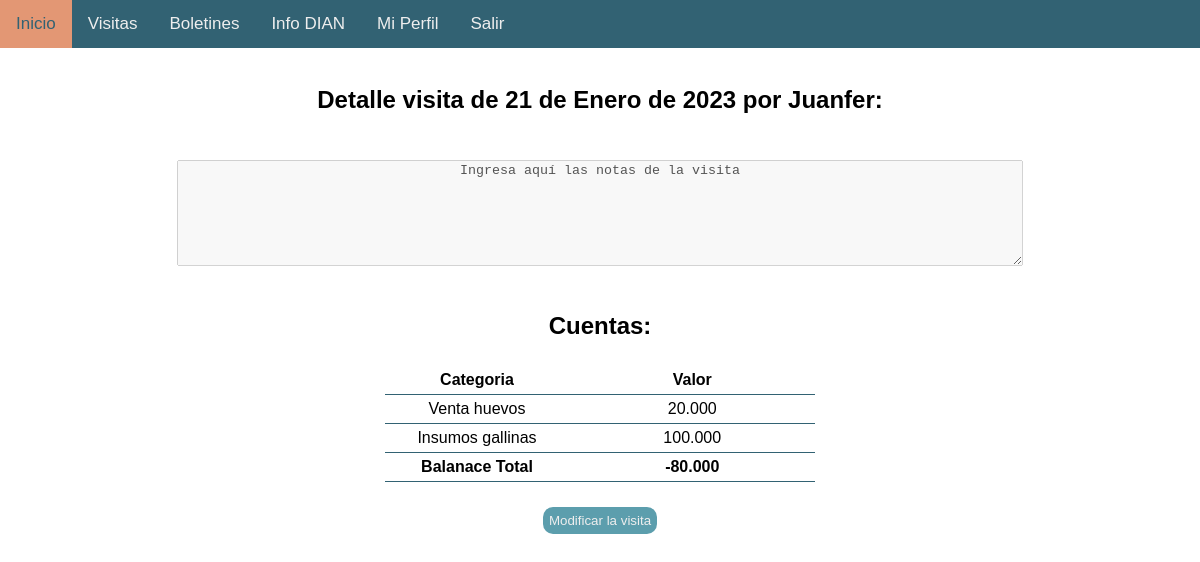
Page /visit/detail/5/ (signed in) on the earlier database version.
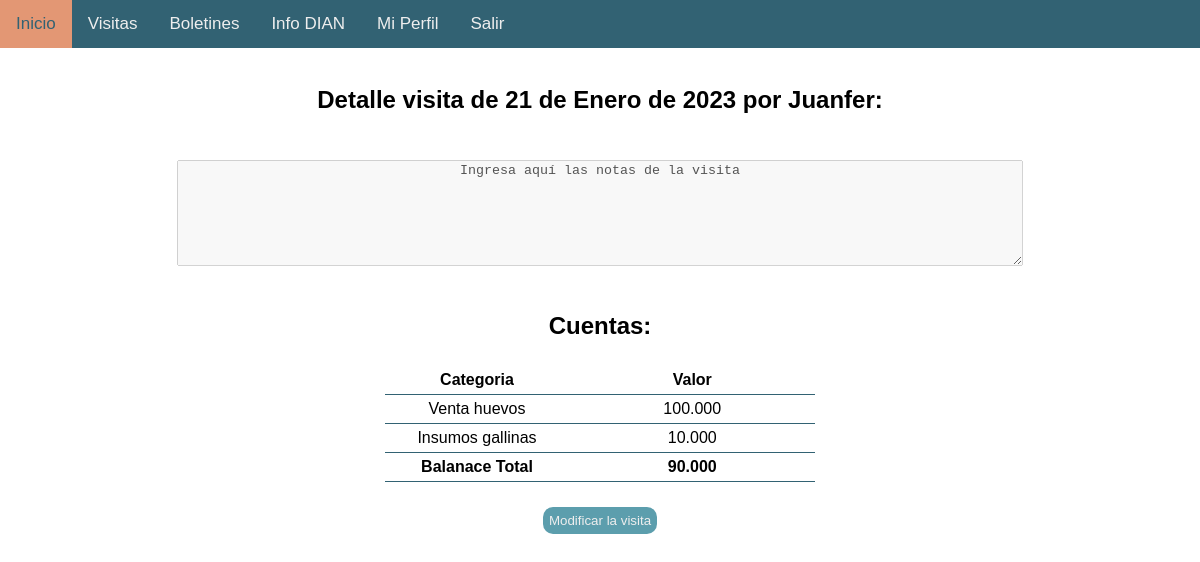
Same page on the later database version.
### visit/models.py (models this page shows, shortened)
class Visit(models.Model):
    visitor = models.ForeignKey(CustomUser, on_delete=models.CASCADE)
    date = models.DateField()
    notes = models.TextField()
    total_balance = models.IntegerField(default=0)
    revisado = models.BooleanField(default=False)
    class Meta:
        ordering = ['date']

class MoneyMovement(models.Model):
    TYPES = [
        ('Ingreso', 'Ingreso'),
        ('Egreso', 'Egreso')
    ]
    CATEGORIES = [
        ('venta_huevos', 'Venta huevos'),
        ('venta_huerta', 'Venta huerta'),
        ('insumos_gallinas', 'Insumos gallinas'),
        ('insumos_huerta', 'Insumos huerta'),
        ('cuido_perros', 'Cuido perros'),
        ('gasolina', 'Gasolina'),
        ('cafeteria', 'Insumos cafetería'),
        ('aseo', 'Insumos aseo'),
        ('otros_ingresos', 'Otros Ingresos'),
        ('otros_gastos', 'Otros Gastos'),
    ]
    visit = models.ForeignKey(Visit, on_delete=models.CASCADE)
    categoria = models.CharField(max_length=20, choices=CATEGORIES, default='venta_huevos')
    valor = models.PositiveBigIntegerField()
    class Meta:
        ordering = ['visit']

### users/models.py (models this page shows, shortened)
class CustomUser(models.Model):
    user = models.OneToOneField(User, on_delete=models.CASCADE)
    phone_number = models.PositiveBigIntegerField()
    nickname = models.CharField(blank=False, max_length=20)
    birthday = models.DateField()
    mailing_list = models.BooleanField()
    info_manage = models.BooleanField()
    comunidad = models.BooleanField(default=False)
    publicar = models.BooleanField(default=False)
    tiene_reclamacion = models.BooleanField(default=False)
    mtto = models.BooleanField(default=False)

### visit/views.py (the view)
@login_required
def visitDetails(request, pk):
    comunidad = False
    user = CustomUser.objects.get(user=request.user)
    if user.comunidad == True:
        visit = Visit.objects.get(pk=pk)
        comunidad = True
    else:
        return HttpResponseRedirect(reverse('home'))
    expenses = MoneyMovement.objects.filter(visit=visit)
    total_balance = 0
    for expense in expenses:
        if expense.categoria == 'venta_huevos' or expense.categoria == 'venta_huerta' or expense.categoria == 'otros_ingresos':
            total_balance += expense.valor
        else:
            total_balance -= expense.valor
    visit.total_balance = total_balance
    visit.save()
    return render(request, 'visit/details.html', {
        'visit': visit,
        'expenses': expenses,
        'comunidad': comunidad,
    })

### visit/templates/visit/details.html (shortened to what this page needs)
{% extends 'base.html' %}
{% load static %}
    {% block body %}
    <br>
    <h2 class="center top-20">Detalle visita  de {{ visit.date }} por {{ visit.visitor.nickname }}:</h2>
    <br>
    <textarea class="top-20 center" name="notes" style="width: 70%; height: 100px;" disabled>{{ visit.notes }}</textarea>
    <br>
    <h2 class="center top-20">Cuentas:</h2>
    <br>
    <table class="center">
        <thead>
            <tr>
                <th scope="col">Categoria</th>
                <th scope="col">Valor</th>
            </tr>
        </thead>
        <tbody>
            {% for expense in expenses %}
            <tr>
                <td>{{ expense.get_categoria_display }}</td>
                <td>{{ expense.valor }}</td>
            </tr>
            {% endfor %}
            <tr>
                <td><b>Balanace Total</b></td>
                <td><b>{{ visit.total_balance }}</b></td>
            </tr>
        </tbody>
    </table>
    <div class="form-group center top-20" style="margin: 20px auto;">
        <form action="{% url 'visit.modify' pk=visit.id %}" method="get">
            <button class="btn btn-secondary" type="submit">Modificar la visita</button>
        </form>
    </div>
    {% endblock %}

### static/templates/base.html (shortened to what this page needs)
<!DOCTYPE html>
{% load static %}
{% load l10n %}
<html lang="es">
    <head>
        <link rel="stylesheet" type="text/css" href=" {% static 'css/style.css' %} ">
        <link rel="stylesheet" href="https://cdnjs.cloudflare.com/ajax/libs/font-awesome/4.7.0/css/font-awesome.min.css">
    </head>
    <body>
        <nav>
            <div class="topnav" id="myTopnav">
                <a class="active" href="{% url 'home' %}">Inicio</a>
                {% if comunidad %}
                <a href="{% url 'visit.list' %}">Visitas</a>
                {% endif %}
                <a href="https://quintanamagica.wordpress.com/blog/">Boletines</a>
                <a href="{% url 'dian.docs' %}">Info DIAN</a>
                {% if user.is_authenticated %}
                <a href="{% url 'users.profile' %}">Mi Perfil</a>
                <a href="{% url 'users.logout' %}">Salir</a>
                {% else %}
                <a href="{% url 'users.login' %}">Ingresar</a>
                <a href="{% url 'users.signup' %}">Registrarse</a>
                {% endif %}
            </div>
        </nav>
        {% block body %}
        {% endblock %}
    </body>
</html>

### static/css/style.css (style rules this page uses)
body { margin: 0; font-family: Arial, Helvetica, sans-serif; }
nav { background-color: #326273; display: flex; }
.center { display: block; text-align: center; margin: 8px auto 8px auto; width: 80%; }
.btn { font-family:'Trebuchet MS', 'Lucida Sans Unicode', 'Lucida Grande', 'Lucida Sans', Arial, sans-serif ; padding: 6px; margin: 5px; border-radius: 10px; border-style: none; }
.btn-secondary { color: #EEEEEE; background-color: #5C9EAD; }
.form-group { margin: 5px 20px; }
.top-20 { margin-top: 20px; }
table { table-layout: fixed; width: 80%; border-collapse: collapse; }
thead th:nth-child(1) { width: 30%; }
thead th:nth-child(2) { width: 40%; }
th, td { padding: 5px; border-bottom: 1px solid #326273; }
table.center { display: table; align-items: center; width: auto; margin: 0 auto; }
.topnav { overflow: hidden; background-color: #326273; }
.topnav a { float: left; display: block; color: #EEE; text-align: center; padding: 14px 16px; text-decoration: none; font-size: 17px; font-family:'Trebuchet MS', 'Lucida Sans Unicode', 'Lucida Grande', 'Lucida Sans', Arial, sans-serif ; }
.topnav a.active { background-color: #E39774; color: #326273; }

Differences in the rows shown:
changed Visit "Ingresa aquí las notas de la visita": total_balance "-80.000" → "90.000"
changed MoneyMovement "Venta huevos": valor "20.000" → "100.000"
changed MoneyMovement "Insumos gallinas": valor "100.000" → "10.000"
